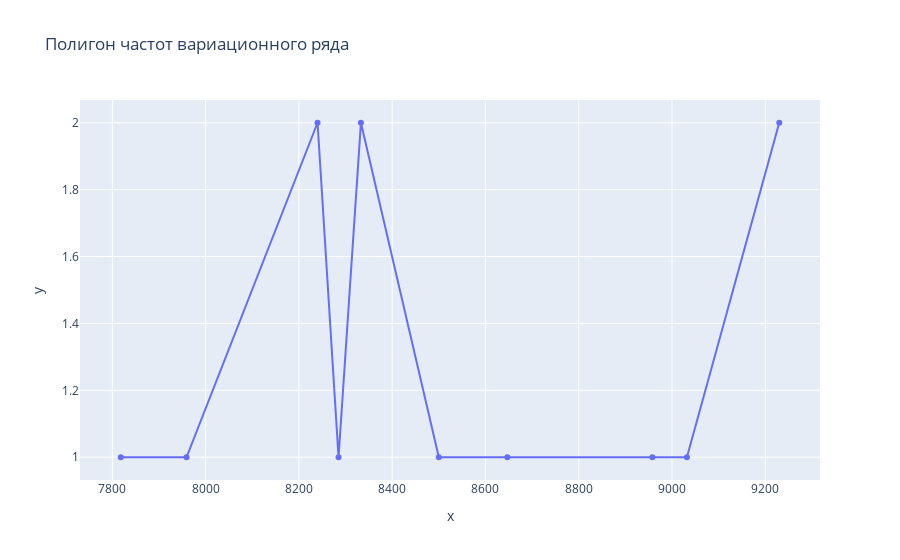

Notebook cell for this chart:
### Markdown cell above
### Полигон частот вариационного ряда

### Code cell
fig = px.line(x=unique, y=freq.iloc[0], markers=True, title='Полигон частот вариационного ряда')
fig.show()

### Figure 1 — Plotly figure (JSON) as saved in the notebook; plotly's stock layout.template omitted (floating-point values rounded to 4 significant figures)
{"data": [{"hovertemplate": "x=%{x}<br>y=%{y}<extra></extra>", "legendgroup": "", "line": {"color": "#636efa", "dash": "solid"}, "marker": {"symbol": "circle"}, "mode": "lines+markers", "name": "", "orientation": "v", "showlegend": false, "type": "scatter", "x": [7818, 7959, 8240, 8285, 8333, 8500, 8647, 8958, 9032, 9230], "xaxis": "x", "y": [1, 1, 2, 1, 2, 1, 1, 1, 1, 2], "yaxis": "y"}], "layout": {"legend": {"tracegroupgap": 0}, "title": {"text": "Полигон частот вариационного ряда"}, "xaxis": {"anchor": "y", "domain": [0, 1], "title": {"text": "x"}}, "yaxis": {"anchor": "x", "domain": [0, 1], "title": {"text": "y"}}}}
